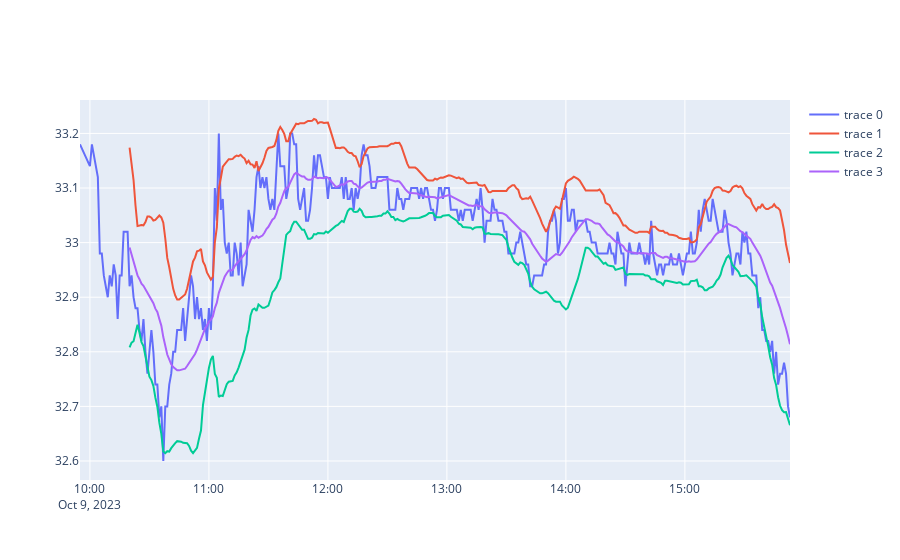

Source (notebook cell):
### Code cell
fig=go.Figure()
fig.add_trace(
    go.Scatter(x=aapl_minute_closes.index,y=aapl_minute_closes["close"])
)
fig.add_trace(
    go.Scatter(x=bands.index,y=bands["upper"])
)
fig.add_trace(
    go.Scatter(x=bands.index,y=bands["lower"])
)
fig.add_trace(
    go.Scatter(x=bands.index,y=bands["middle"])
)

### Figure 1 — Plotly figure (JSON) as saved in the notebook; plotly's stock layout.template omitted (floating-point values rounded to 4 significant figures; data arrays with more than 128 entries replaced by an {"elided": "..."} marker saying what was removed)
{"data": [{"type": "scatter", "x": {"elided": "353 str values"}, "y": {"elided": "353 float values"}}, {"type": "scatter", "x": {"elided": "353 str values"}, "y": {"elided": "353 float values"}}, {"type": "scatter", "x": {"elided": "353 str values"}, "y": {"elided": "353 float values"}}, {"type": "scatter", "x": {"elided": "353 str values"}, "y": {"elided": "353 float values"}}], "layout": {}}
